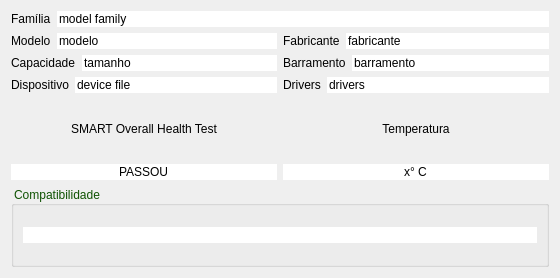
<?xml version="1.0" encoding="UTF-8"?>
<ui version="4.0">
 <class>HarddiskFrame</class>
 <widget class="QFrame" name="HarddiskFrame">
  <property name="geometry">
   <rect>
    <x>0</x>
    <y>0</y>
    <width>560</width>
    <height>278</height>
   </rect>
  </property>
  <property name="windowTitle">
   <string>Frame</string>
  </property>
  <property name="frameShape">
   <enum>QFrame::NoFrame</enum>
  </property>
  <property name="frameShadow">
   <enum>QFrame::Plain</enum>
  </property>
  <property name="lineWidth">
   <number>0</number>
  </property>
  <layout class="QVBoxLayout" name="verticalLayout_3">
   <item>
    <layout class="QHBoxLayout" name="horizontalLayout_4">
     <item>
      <widget class="QLabel" name="familyLabel">
       <property name="text">
        <string>Família</string>
       </property>
      </widget>
     </item>
     <item>
      <widget class="QLineEdit" name="familyLineEdit">
       <property name="styleSheet">
        <string notr="true">background-image: url(:/ldc_white_bckg/ldc_white_bckg.png);
color: rgb(0, 0, 0);</string>
       </property>
       <property name="text">
        <string>model family</string>
       </property>
       <property name="frame">
        <bool>false</bool>
       </property>
       <property name="cursorPosition">
        <number>0</number>
       </property>
      </widget>
     </item>
    </layout>
   </item>
   <item>
    <layout class="QHBoxLayout" name="horizontalLayout_5">
     <item>
      <layout class="QHBoxLayout" name="horizontalLayout">
       <property name="sizeConstraint">
        <enum>QLayout::SetDefaultConstraint</enum>
       </property>
       <item>
        <widget class="QLabel" name="modelLabel">
         <property name="text">
          <string>Modelo</string>
         </property>
        </widget>
       </item>
       <item>
        <widget class="QLineEdit" name="modelLineEdit">
         <property name="styleSheet">
          <string notr="true">background-image: url(:/ldc_white_bckg/ldc_white_bckg.png);
color: rgb(0, 0, 0);</string>
         </property>
         <property name="text">
          <string>modelo</string>
         </property>
         <property name="frame">
          <bool>false</bool>
         </property>
         <property name="cursorPosition">
          <number>0</number>
         </property>
         <property name="readOnly">
          <bool>true</bool>
         </property>
        </widget>
       </item>
      </layout>
     </item>
     <item>
      <layout class="QHBoxLayout" name="horizontalLayout_2">
       <item>
        <widget class="QLabel" name="vendorLabel">
         <property name="text">
          <string>Fabricante</string>
         </property>
        </widget>
       </item>
       <item>
        <widget class="QLineEdit" name="vendorLineEdit">
         <property name="styleSheet">
          <string notr="true">background-image: url(:/ldc_white_bckg/ldc_white_bckg.png);
color: rgb(0, 0, 0);</string>
         </property>
         <property name="text">
          <string>fabricante</string>
         </property>
         <property name="frame">
          <bool>false</bool>
         </property>
         <property name="cursorPosition">
          <number>0</number>
         </property>
         <property name="readOnly">
          <bool>true</bool>
         </property>
        </widget>
       </item>
      </layout>
     </item>
    </layout>
   </item>
   <item>
    <layout class="QHBoxLayout" name="horizontalLayout_8">
     <item>
      <layout class="QHBoxLayout" name="horizontalLayout_9">
       <item>
        <widget class="QLabel" name="sizeLabel">
         <property name="text">
          <string>Capacidade</string>
         </property>
        </widget>
       </item>
       <item>
        <widget class="QLineEdit" name="sizeLineEdit">
         <property name="styleSheet">
          <string notr="true">background-image: url(:/ldc_white_bckg/ldc_white_bckg.png);
color: rgb(0, 0, 0);</string>
         </property>
         <property name="text">
          <string>tamanho</string>
         </property>
         <property name="frame">
          <bool>false</bool>
         </property>
         <property name="cursorPosition">
          <number>0</number>
         </property>
        </widget>
       </item>
      </layout>
     </item>
     <item>
      <layout class="QHBoxLayout" name="horizontalLayout_7">
       <item>
        <widget class="QLabel" name="busLabel">
         <property name="text">
          <string>Barramento</string>
         </property>
        </widget>
       </item>
       <item>
        <widget class="QLineEdit" name="busLineEdit">
         <property name="styleSheet">
          <string notr="true">background-image: url(:/ldc_white_bckg/ldc_white_bckg.png);
color: rgb(0, 0, 0);</string>
         </property>
         <property name="text">
          <string>barramento</string>
         </property>
         <property name="frame">
          <bool>false</bool>
         </property>
         <property name="cursorPosition">
          <number>0</number>
         </property>
         <property name="readOnly">
          <bool>true</bool>
         </property>
        </widget>
       </item>
      </layout>
     </item>
    </layout>
   </item>
   <item>
    <layout class="QHBoxLayout" name="horizontalLayout_10">
     <item>
      <layout class="QHBoxLayout" name="horizontalLayout_6">
       <item>
        <widget class="QLabel" name="deviceLabel">
         <property name="text">
          <string>Dispositivo</string>
         </property>
        </widget>
       </item>
       <item>
        <widget class="QLineEdit" name="deviceLineEdit">
         <property name="styleSheet">
          <string notr="true">background-image: url(:/ldc_white_bckg/ldc_white_bckg.png);
color: rgb(0, 0, 0);</string>
         </property>
         <property name="text">
          <string>device file</string>
         </property>
         <property name="frame">
          <bool>false</bool>
         </property>
         <property name="cursorPosition">
          <number>0</number>
         </property>
        </widget>
       </item>
      </layout>
     </item>
     <item>
      <layout class="QHBoxLayout" name="horizontalLayout_3">
       <item>
        <widget class="QLabel" name="driversLabel">
         <property name="text">
          <string>Drivers</string>
         </property>
        </widget>
       </item>
       <item>
        <widget class="QLineEdit" name="driversLineEdit">
         <property name="styleSheet">
          <string notr="true">background-image: url(:/ldc_white_bckg/ldc_white_bckg.png);
color: rgb(0, 0, 0);</string>
         </property>
         <property name="text">
          <string>drivers</string>
         </property>
         <property name="frame">
          <bool>false</bool>
         </property>
         <property name="cursorPosition">
          <number>0</number>
         </property>
         <property name="readOnly">
          <bool>true</bool>
         </property>
        </widget>
       </item>
      </layout>
     </item>
    </layout>
   </item>
   <item>
    <layout class="QHBoxLayout" name="horizontalLayout_11">
     <item>
      <layout class="QVBoxLayout" name="verticalLayout">
       <item>
        <widget class="QLabel" name="smartLabel">
         <property name="text">
          <string>SMART Overall Health Test</string>
         </property>
         <property name="alignment">
          <set>Qt::AlignCenter</set>
         </property>
        </widget>
       </item>
       <item>
        <widget class="QLineEdit" name="smartLineEdit">
         <property name="styleSheet">
          <string notr="true">background-image: url(:/ldc_white_bckg/ldc_white_bckg.png);
color: rgb(0, 0, 0);</string>
         </property>
         <property name="text">
          <string>PASSOU</string>
         </property>
         <property name="frame">
          <bool>false</bool>
         </property>
         <property name="cursorPosition">
          <number>0</number>
         </property>
         <property name="alignment">
          <set>Qt::AlignCenter</set>
         </property>
        </widget>
       </item>
      </layout>
     </item>
     <item>
      <layout class="QVBoxLayout" name="verticalLayout_2">
       <item>
        <widget class="QLabel" name="temperatureLabel">
         <property name="text">
          <string>Temperatura</string>
         </property>
         <property name="alignment">
          <set>Qt::AlignCenter</set>
         </property>
        </widget>
       </item>
       <item>
        <widget class="QLineEdit" name="temperatureLineEdit">
         <property name="styleSheet">
          <string notr="true">background-image: url(:/ldc_white_bckg/ldc_white_bckg.png);
color: rgb(0, 0, 0);</string>
         </property>
         <property name="text">
          <string>x° C</string>
         </property>
         <property name="frame">
          <bool>false</bool>
         </property>
         <property name="cursorPosition">
          <number>0</number>
         </property>
         <property name="alignment">
          <set>Qt::AlignCenter</set>
         </property>
        </widget>
       </item>
      </layout>
     </item>
    </layout>
   </item>
   <item>
    <layout class="QGridLayout" name="partitionsGridLayout"/>
   </item>
   <item>
    <widget class="QGroupBox" name="groupBox">
     <property name="styleSheet">
      <string notr="true">color: rgb(15, 82, 2);</string>
     </property>
     <property name="title">
      <string>Compatibilidade</string>
     </property>
     <layout class="QHBoxLayout" name="horizontalLayout_12">
      <item>
       <widget class="QLineEdit" name="compatLineEdit">
        <property name="styleSheet">
         <string notr="true">background-image: url(:/ldc_white_bckg/ldc_white_bckg.png);
color: rgb(0, 0, 0);</string>
        </property>
        <property name="text">
         <string/>
        </property>
        <property name="frame">
         <bool>false</bool>
        </property>
        <property name="cursorPosition">
         <number>0</number>
        </property>
       </widget>
      </item>
     </layout>
    </widget>
   </item>
  </layout>
 </widget>
 <resources>
  <include location="../../gui/resources/ldc_resources.qrc"/>
 </resources>
 <connections/>
</ui>
